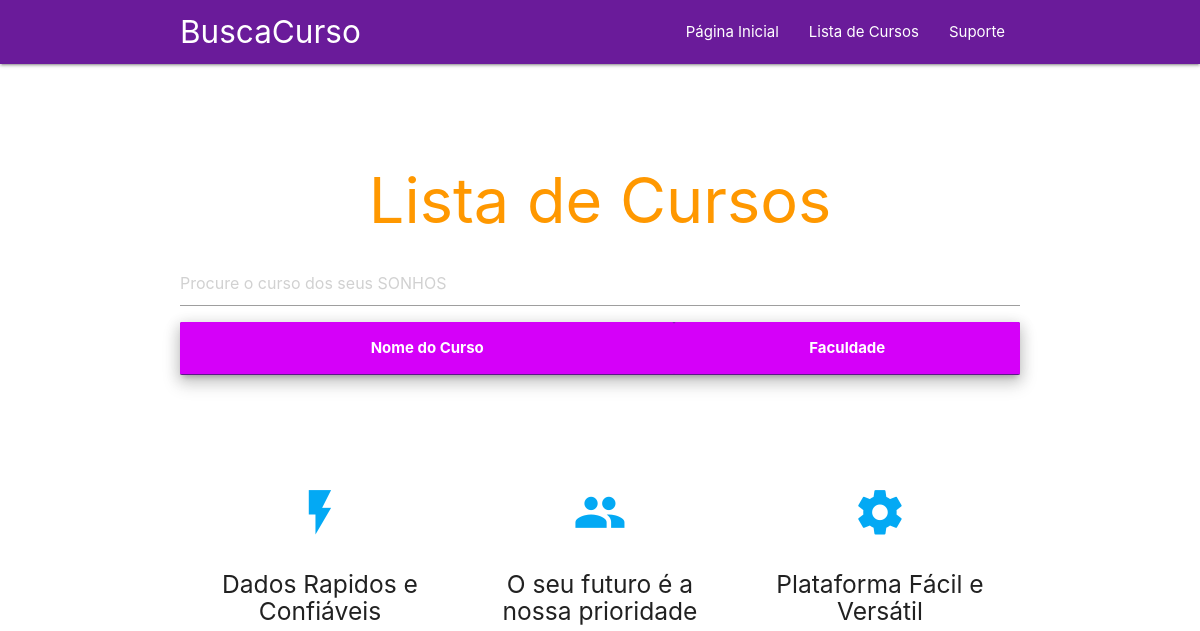
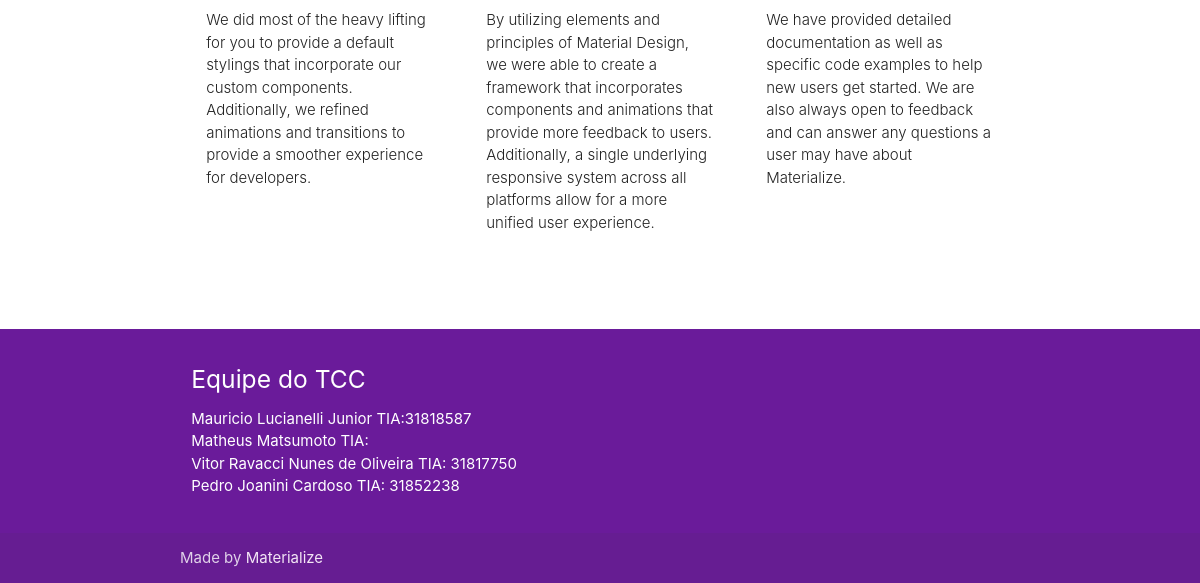
The app's page /course_list, older data (2 pictures, top to bottom).
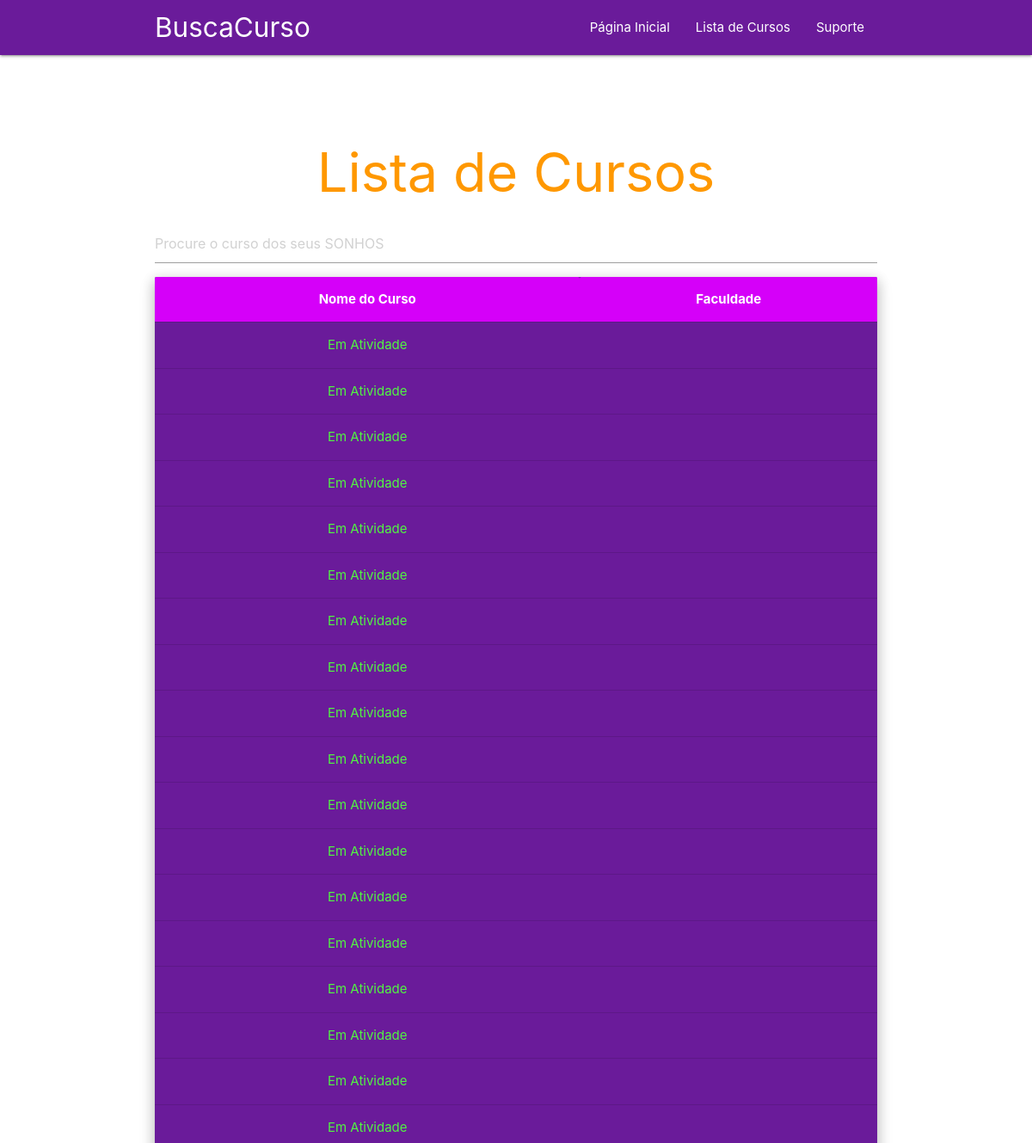
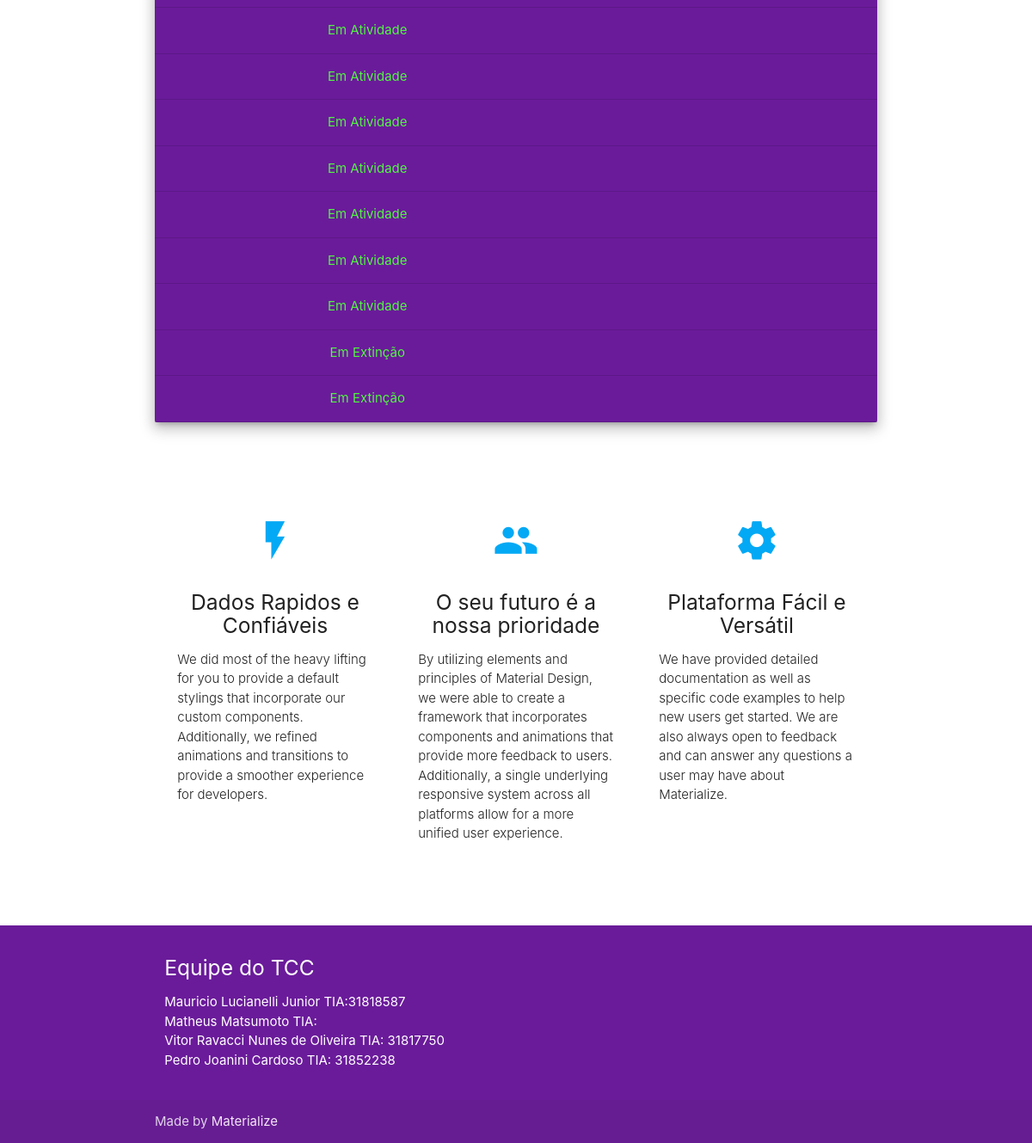
The same page, newer data (2 pictures, top to bottom).
### buscacurso/models.py (models this page shows, shortened)
class Courses(models.Model):
    DEGREE_TYPE = (
        (0,'Bacharelado'),
        (1,'Licenciatura'),
        (2,'Tecnológico'),
        (3,'Sequencial')
    )
    MODALITY_TYPE = (
        (0,'Presencial'),
        (1,'A Distância')
    )
    codigo = models.CharField(max_length=200)
    code = models.IntegerField(default=0)
    name = models.CharField(max_length=200)
    degree = models.PositiveSmallIntegerField(default=0, choices=DEGREE_TYPE)
    modality = models.PositiveSmallIntegerField(default=1, choices=MODALITY_TYPE)
    courses_institution = models.ManyToManyField(Institution, through='CoursesInstitution', related_name='courses_institution')
    situation = models.CharField(max_length=200, default="Em análise")
    class Meta:
        ordering = ['name']

### buscacurso/views.py (the view)
# urls.py: path('course_list', views.course_list, name='course_list'),
def course_list(request):
    courses_inst= CoursesInstitution.objects.all
    courses=Courses.objects.all
    institution=Institution.objects.all
    maintainer=Maintainer.objects.all
    dados = {
        'courses_inst' : courses_inst,
        'courses' : courses,
        'institution' : institution,
        'maintainer' : maintainer
    }
    return render(request, 'course_list.html',dados)

### buscacurso/templates/course_list.html (shortened to what this page needs)
{% extends 'base.html' %}
{% load static %}
{% block content %}
{%include 'partials/menu.html'%}
  <div class="section no-pad-bot" id="index-banner">
    <div class="container">
      <br><br>
      <h1 class="header center orange-text">Lista de Cursos</h1>
        <input type="text" id="myInput" onkeyup="myFunction()" placeholder="Procure o curso dos seus SONHOS">
        <div class="card purple darken-3 z-depth-3 ">
            <div class="tableFixHead-big">
              <table id = "myTable" class="rensponsive-table centered white-text">
                <thead class = "header">
                  <th class="purple accent-3">Nome do Curso</th>
                  <th class="purple accent-3">Faculdade</th>
                </thead>
                <tbody>
                  {% for item in courses %}
                  <tr>
                      <td> <a href="{% url 'details' item.code}"style="color:#51f542;">{{ item.name }}</a></td>
                  </tr>
                </tbody>
              </table>
            </div>
          </div>
      <br><br>
    </div>
  </div>
  <div class="container">
    <div class="section">
      <div class="row">
        <div class="col s12 m4">
          <div class="icon-block">
            <h2 class="center light-blue-text"><i class="material-icons">flash_on</i></h2>
            <h5 class="center">Dados Rapidos e Confiáveis</h5>
            <p class="light">We did most of the heavy lifting for you to provide a default stylings that incorporate our custom components. Additionally, we refined animations and transitions to provide a smoother experience for developers.</p>
          </div>
        </div>
        <div class="col s12 m4">
          <div class="icon-block">
            <h2 class="center light-blue-text"><i class="material-icons">group</i></h2>
            <h5 class="center">O seu futuro é a nossa prioridade</h5>
            <p class="light">By utilizing elements and principles of Material Design, we were able to create a framework that incorporates components and animations that provide more feedback to users. Additionally, a single underlying responsive system across all platforms allow for a more unified user experience.</p>
          </div>
        </div>
        <div class="col s12 m4">
          <div class="icon-block">
            <h2 class="center light-blue-text"><i class="material-icons">settings</i></h2>
            <h5 class="center">Plataforma Fácil e Versátil</h5>
            <p class="light">We have provided detailed documentation as well as specific code examples to help new users get started. We are also always open to feedback and can answer any questions a user may have about Materialize.</p>
          </div>
        </div>
      </div>
    </div>
    <br><br>
  </div>
  {% include 'partials/footer.html' %}
  {% endblock %}

### buscacurso/templates/base.html (shortened to what this page needs)
{% load static %}
<!DOCTYPE html>
<html lang="en">
<head>
  <link href="{%static 'css/materialize.css' %}" type="text/css" rel="stylesheet" media="screen,projection"/>
  <link href="{%static 'css/style.css'%}" type="text/css" rel="stylesheet" media="screen,projection"/>
</head>
<body>
    {% block content %}    {% endblock %}
  </body>
</html>

### buscacurso/templates/partials/menu.html (shortened to what this page needs)
{% load static %}
<nav class="purple darken-3" role="navigation">
    <div class="nav-wrapper container"><a id="logo-container" href="{% url 'index' %}" class="brand-logo">BuscaCurso</a>
      <ul class="right hide-on-med-and-down">
        <li><a href="{% url 'index' %}">Página Inicial </a></li>
        <li><a href="{% url 'course_list' %}">Lista de Cursos </a></li>
        <li><a href="{% url 'support' %}">Suporte </a></li></a></li>
      </ul>
    </div>
  </nav>

### buscacurso/templates/partials/footer.html
{% load static %}
<footer class="page-footer purple darken-3">
    <div class="container">
      <div class="row">
        <div class="col l6 s12">
          <h5 class="white-text">Equipe do TCC</h5>
          <p class="grey-text text-lighten-4">
            <ul>
              <li>Mauricio Lucianelli Junior TIA:31818587</li>
              <li>Matheus Matsumoto TIA:</li>
              <li>Vitor Ravacci Nunes de Oliveira TIA: 31817750</li>
              <li>Pedro Joanini Cardoso TIA: 31852238</li>
            </ul>
          </p>
        </div>
        <div class="col l3 s12">
        </div>
      </div>
    </div>
    <div class="footer-copyright">
      <div class="container">
      Made by <a class="purple-text text-lighten-5" href="http://materializecss.com">Materialize</a>
      </div>
    </div>
  </footer>

### tcc/static/css/style.css (style rules this page uses)
.icon-block { padding: 0 15px; }
.icon-block .material-icons { font-size: inherit; }
.tableFixHead-big { overflow: auto; max-height: 2000px; }
.tableFixHead-big thead th { position: sticky; top: 0; z-index: 1; }

Row changes from the older to the newer data that the page shows:
added Courses: name "Em Atividade"
added Courses: name "Em Atividade"
added Courses: name "Em Atividade"
added Courses: name "Em Atividade"
added Courses: name "Em Atividade"
added Courses: name "Em Atividade"
added Courses: name "Em Atividade"
added Courses: name "Em Atividade"
added Courses: name "Em Atividade"
added Courses: name "Em Atividade"
added Courses: name "Em Atividade"
added Courses: name "Em Atividade"
added Courses: name "Em Atividade"
added Courses: name "Em Atividade"
added Courses: name "Em Atividade"
added Courses: name "Em Atividade"
added Courses: name "Em Atividade"
added Courses: name "Em Atividade"
added Courses: name "Em Atividade"
added Courses: name "Em Atividade"
added Courses: name "Em Atividade"
added Courses: name "Em Atividade"
added Courses: name "Em Atividade"
added Courses: name "Em Atividade"
added Courses: name "Em Atividade"
added Courses: name "Em Extinção"
added Courses: name "Em Extinção"
